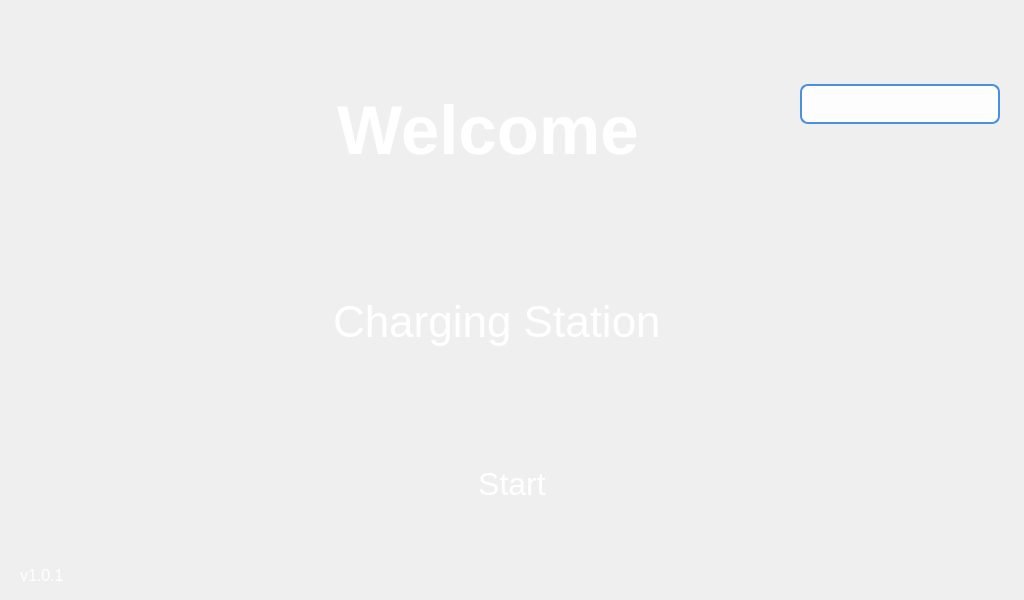
<?xml version="1.0" encoding="UTF-8"?>
<ui version="4.0">
 <class>Form</class>
 <widget class="QWidget" name="Form">
  <property name="geometry">
   <rect>
    <x>0</x>
    <y>0</y>
    <width>1024</width>
    <height>600</height>
   </rect>
  </property>
  <property name="windowTitle">
   <string>Form</string>
  </property>
  <widget class="QLabel" name="label">
   <property name="geometry">
    <rect>
     <x>0</x>
     <y>0</y>
     <width>1024</width>
     <height>600</height>
    </rect>
   </property>
   <property name="styleSheet">
    <string notr="true"/>
   </property>
   <property name="text">
    <string/>
   </property>
   <property name="pixmap">
    <pixmap>image/bg_index1.png</pixmap>
   </property>
   <property name="scaledContents">
    <bool>false</bool>
   </property>
  </widget>
  <widget class="QLabel" name="label_2">
   <property name="geometry">
    <rect>
     <x>337</x>
     <y>84</y>
     <width>350</width>
     <height>92</height>
    </rect>
   </property>
   <property name="sizePolicy">
    <sizepolicy hsizetype="MinimumExpanding" vsizetype="MinimumExpanding">
     <horstretch>0</horstretch>
     <verstretch>0</verstretch>
    </sizepolicy>
   </property>
   <property name="font">
    <font>
     <family>Arial</family>
     <pointsize>52</pointsize>
     <weight>75</weight>
     <bold>true</bold>
    </font>
   </property>
   <property name="autoFillBackground">
    <bool>false</bool>
   </property>
   <property name="styleSheet">
    <string notr="true">QLabel {
        color: white;                /* 文字顏色 */
        font-size: 52pt;             /* 字體大小 */
        font-weight: bold;           /* 粗體 */
        font-family: &quot;Arial&quot;;
    }
  </string>
   </property>
   <property name="inputMethodHints">
    <set>Qt::ImhNone</set>
   </property>
   <property name="text">
    <string>Welcome</string>
   </property>
   <property name="scaledContents">
    <bool>true</bool>
   </property>
   <property name="textInteractionFlags">
    <set>Qt::NoTextInteraction</set>
   </property>
  </widget>
  <widget class="QLabel" name="label_3">
   <property name="geometry">
    <rect>
     <x>405</x>
     <y>206</y>
     <width>214</width>
     <height>72</height>
    </rect>
   </property>
   <property name="text">
    <string/>
   </property>
   <property name="pixmap">
    <pixmap>image/logo1.png</pixmap>
   </property>
   <property name="scaledContents">
    <bool>true</bool>
   </property>
  </widget>
  <widget class="QLabel" name="label_4">
   <property name="geometry">
    <rect>
     <x>333</x>
     <y>294</y>
     <width>421</width>
     <height>55</height>
    </rect>
   </property>
   <property name="font">
    <font>
     <family>Arial</family>
     <pointsize>33</pointsize>
    </font>
   </property>
   <property name="styleSheet">
    <string notr="true">QLabel {
        color: white;                /* 文字顏色 */
        font-size: 33pt;             /* 字體大小 */
        font-family: &quot;Arial&quot;;
    }
  </string>
   </property>
   <property name="text">
    <string>Charging Station</string>
   </property>
   <property name="scaledContents">
    <bool>true</bool>
   </property>
  </widget>
  <widget class="QPushButton" name="pushButton_start">
   <property name="geometry">
    <rect>
     <x>387</x>
     <y>440</y>
     <width>250</width>
     <height>88</height>
    </rect>
   </property>
   <property name="font">
    <font>
     <family>Arial</family>
     <pointsize>24</pointsize>
    </font>
   </property>
   <property name="styleSheet">
    <string notr="true">QPushButton {
        border-image: url(&quot;image/btn_250x88_def.png&quot;) 0 0 0 0 stretch stretch;
        color: white;                /* 文字顏色 */
        font-size: 24pt;             /* 字體大小 */
    }
    QPushButton:pressed {
        border-image: url(&quot;image/btn_250x88_act.png&quot;) 0 0 0 0 stretch stretch;
	   color: #FFFF00;                /* 文字顏色 */
        font-size: 24pt;             /* 字體大小 */
    }</string>
   </property>
   <property name="text">
    <string>Start</string>
   </property>
   <property name="iconSize">
    <size>
     <width>250</width>
     <height>88</height>
    </size>
   </property>
   <property name="flat">
    <bool>true</bool>
   </property>
  </widget>
  <widget class="QComboBox" name="language_combo">
   <property name="geometry">
    <rect>
     <x>800</x>
     <y>84</y>
     <width>200</width>
     <height>40</height>
    </rect>
   </property>
   <property name="styleSheet">
    <string notr="true">QComboBox {
    background-color: rgba(255, 255, 255, 0.9);
    border: 2px solid #4A90E2;
    border-radius: 8px;
    padding: 5px;
    font-size: 16pt;
    font-family: &quot;Arial&quot;;
    color: #333;
}
QComboBox::drop-down {
    border: none;
    width: 30px;
}
QComboBox::down-arrow {
    image: none;
    border-left: 5px solid transparent;
    border-right: 5px solid transparent;
    border-top: 5px solid #4A90E2;
    margin-right: 10px;
}
QComboBox QAbstractItemView {
    background-color: white;
    border: 2px solid #4A90E2;
    border-radius: 0px;
    padding: 0px;
    margin: 0px;
    selection-background-color: #4A90E2;
    selection-color: white;
    outline: none;
}
QComboBox QAbstractItemView::item {
    padding: 8px 12px;
    border: none;
    margin: 0px;
    font-size: 16pt;
}
QComboBox QAbstractItemView::item:selected {
    background-color: #4A90E2;
    color: white;
}</string>
   </property>
  </widget>
  <widget class="QLabel" name="version_label">
   <property name="geometry">
    <rect>
     <x>20</x>
     <y>560</y>
     <width>100</width>
     <height>30</height>
    </rect>
   </property>
   <property name="styleSheet">
    <string notr="true">QLabel {
    color: white;
    font-size: 12pt;
    font-family: &quot;Arial&quot;;
}</string>
   </property>
   <property name="text">
    <string>v1.0.1</string>
   </property>
  </widget>
 </widget>
 <resources/>
 <connections/>
</ui>
